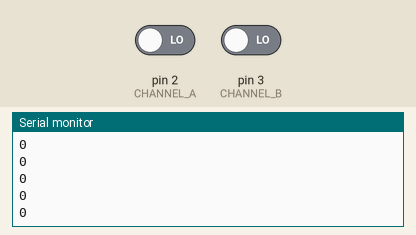
Recording of a sketch running on a simulated Arduino Uno, built with avr-gcc and run on an emulated ATmega328P. Shown: the last lines printed to the serial monitor. Inputs (shaded band) come from the test bench; at power-on: pin 2 (CHANNEL_A) LOW, pin 3 (CHANNEL_B) LOW.

Above: at 1.2 s.
1.3 s: pin 2 (CHANNEL_A) driven HIGH
At 1.31 s:
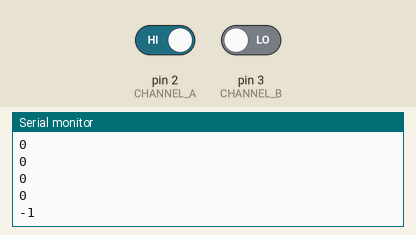
2.8 s: pin 3 (CHANNEL_B) driven HIGH
At 2.81 s:
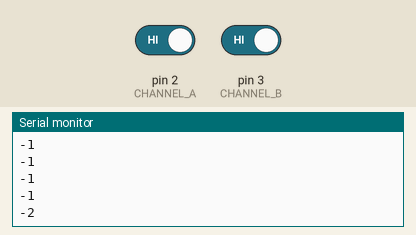
Timing chart, 0 to 5.8 s (numbered marks = the images above; inputs shaded):
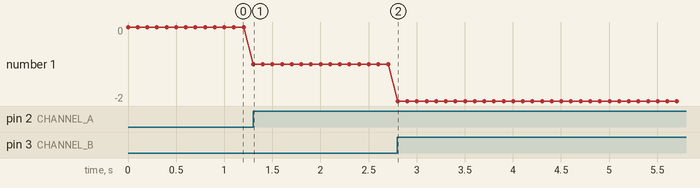

The sketch:

Programming02-Challenge.ino
```cpp
#define CHANNEL_A 2
#define CHANNEL_B 3

volatile int POS = 0; // Variable that tracks your ticks

void tick_A() {
  // Check the state of channel B to determine the direction
  if (digitalRead(CHANNEL_B) == HIGH) {
    POS++; // Rotate clockwise
  } else {
    POS--; // Rotate counterclockwise
  }
}

void tick_B() {
  // Check the state of channel A to determine the direction
  if (digitalRead(CHANNEL_A) == HIGH) {
    POS--; // Rotate counterclockwise
  } else {
    POS++; // Rotate clockwise
  }
}

void setup() {
  Serial.begin(9600); // Enable serial communication

  // Init pins and attach interrupts
  pinMode(CHANNEL_A, INPUT);
  pinMode(CHANNEL_B, INPUT);
  attachInterrupt(digitalPinToInterrupt(CHANNEL_A), tick_A, RISING);
  attachInterrupt(digitalPinToInterrupt(CHANNEL_B), tick_B, RISING);
}

void loop() {
  Serial.println(POS);
  delay(100); // Add a small delay to make output more readable
}
```

Measured:
- after the input at 1.3 s, the serial monitor: prints a new line at once (image 1)
- after the input at 2.8 s, the serial monitor: prints a new line at once (image 2)
- plotted number 1: 0 → -1 after the input at 1.3 s, -1 → -2 after the input at 2.8 s
